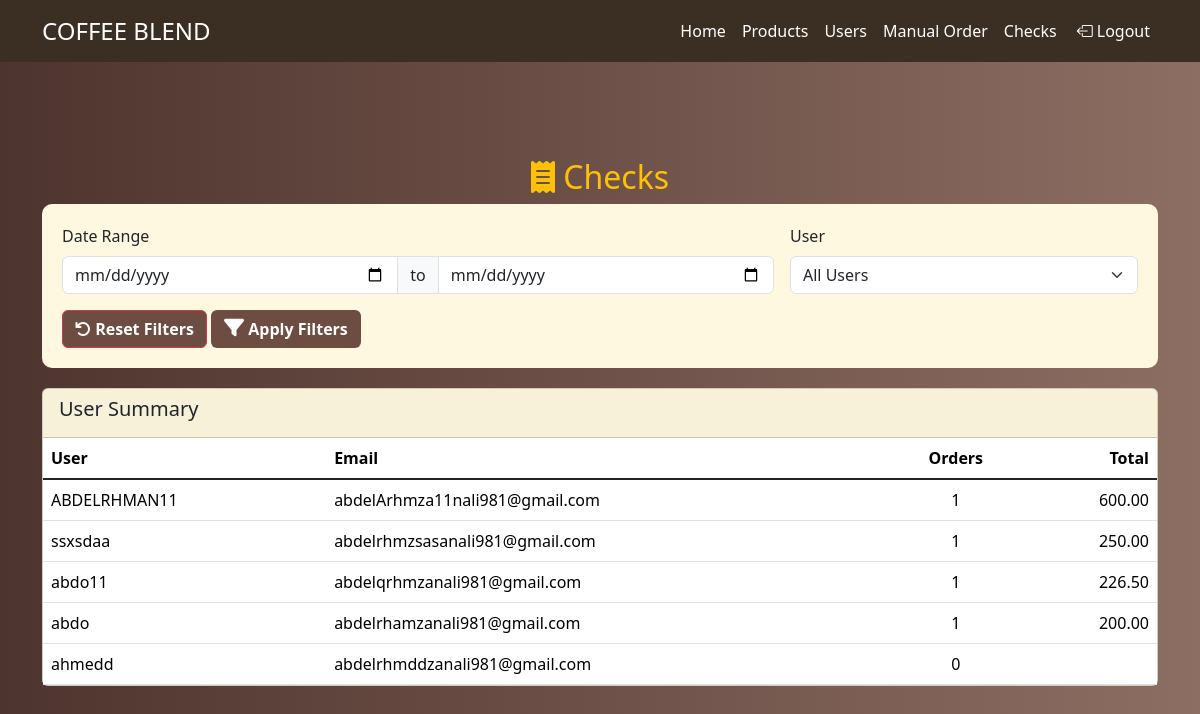
Page /check.php on the earlier database version.
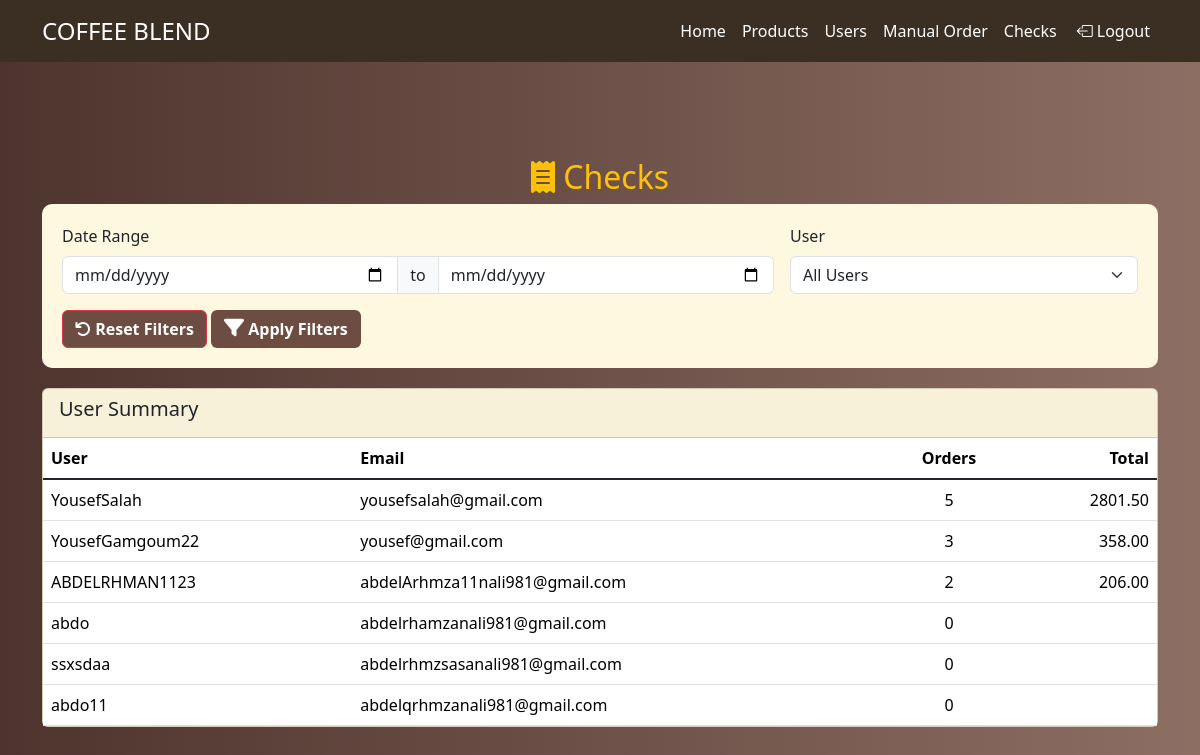
Same page on the later database version.
### tables this page shows
CREATE TABLE `users` (
  `id` int NOT NULL AUTO_INCREMENT,
  `username` varchar(50) NOT NULL,
  `email` varchar(100) NOT NULL,
  `password` varchar(255) NOT NULL,
  `profile_picture` varchar(255) DEFAULT NULL,
  `role` enum('user','admin') DEFAULT 'user',
  `created_at` timestamp NOT NULL DEFAULT CURRENT_TIMESTAMP,
  `roomno` varchar(255) NOT NULL,
  PRIMARY KEY (`id`),
  UNIQUE KEY `username` (`username`),
  UNIQUE KEY `email` (`email`)
);

### check.php (the view, shortened to what the changed rows need)
<?php
function getConnection()
{
    $DBName = "php project";
    $host = "localhost";
    $DBtype = "mysql";
    $userName = "root";
    $userPassword = "Root@123";
    try {
        $connection = new PDO("$DBtype:host=$host;dbname=$DBName", $userName, $userPassword);
        $connection->setAttribute(PDO::ATTR_ERRMODE, PDO::ERRMODE_EXCEPTION);
        return $connection;
    } catch (PDOException $e) {
        echo "Connection failed: " . $e->getMessage();
    }
}
function getFilteredChecks($filters = [])
{
    $connection = getConnection();
    $sql = "SELECT u.id as user_id, u.username, u.email,
                   COUNT(o.order_id) as order_count,
                   SUM(o.total_price) as total_amount
            FROM users u
            LEFT JOIN orders o ON u.id = o.user_id";
    $params = [];
    $sql .= " GROUP BY u.id, u.username, u.email ORDER BY total_amount DESC";
    $stmt = $connection->prepare($sql);
    $stmt->execute();
    return $stmt->fetchAll(PDO::FETCH_ASSOC);
}
$filters = [
    'date_from' => isset($_GET['date_from']) ? $_GET['date_from'] : '',
    'date_to' => isset($_GET['date_to']) ? $_GET['date_to'] : '',
    'user_id' => isset($_GET['user_id']) ? $_GET['user_id'] : ''
];
$selectedUserId = isset($_GET['view_user']) ? $_GET['view_user'] : null;
$filteredChecks = getFilteredChecks($filters);
?>
<!DOCTYPE html>
<html>
<head>
    <link href="https://cdn.jsdelivr.net/npm/bootstrap@5.1.3/dist/css/bootstrap.min.css" rel="stylesheet">
    <link rel="stylesheet" href="https://cdnjs.cloudflare.com/ajax/libs/font-awesome/6.0.0/css/all.min.css">
    <link href="https://cdnjs.cloudflare.com/ajax/libs/bootstrap/5.3.2/css/bootstrap.min.css" rel="stylesheet"
 />
    <link rel="stylesheet" href="https://cdn.jsdelivr.net/npm/bootstrap-icons@1.11.3/font/bootstrap-icons.min.css">
    <link rel="stylesheet" href="https://cdnjs.cloudflare.com/ajax/libs/font-awesome/6.7.2/css/all.min.css" />
</head>
<body>
    <div class="container pt-5 pb-5 mt-5">
        <h2 class="text-warning text-center "><i class="fas fa-receipt"></i> Checks</h2>
        <div class="card summary">
            <div class="card-body p-0">
                <div class="table-responsive">
                    <table class="table table-hover mb-0">
                        <thead>
                            <tr>
                                <th>User</th>
                                <th>Email</th>
                                <th class="text-center">Orders</th>
                                <th class="text-end">Total</th>
                            </tr>
                        </thead>
                        <tbody>
                            <?php if (empty($filteredChecks)): ?>
                            <tr>
                                <td colspan="4" class="text-center py-3">No data found for the selected filters</td>
                            </tr>
                            <?php else: ?>
                            <?php foreach ($filteredChecks as $check): ?>
                            <tr class="check-row <?php echo ($selectedUserId == $check['user_id']) ? 'active' : ''; ?>"
                                onclick="viewUserOrders(<?php echo $check['user_id']; ?>)">
                                <td><?php echo $check['username']; ?></td>
                                <td><?php echo $check['email']; ?></td>
                                <td class="text-center"><?php echo $check['order_count']; ?></td>
                                <td class="text-end"><?php echo $check['total_amount']; ?></td>
                            </tr>
                            <?php endforeach; ?>
                            <?php endif; ?>
                        </tbody>
                    </table>
                </div>
            </div>
        </div>
    </div>
</body>
</html>

Differences in the rows shown:
removed users: username "ahmedd", email "abdelrhmddzanali981@gmail.com", order_count "0"
added users: username "YousefSalah", email "yousefsalah@gmail.com", order_count "5", total_amount "2801.50"
added users: username "YousefGamgoum22", email "yousef@gmail.com", order_count "3", total_amount "358.00"
changed users "abdelArhmza11nali981@gmail.com": username "ABDELRHMAN11" → "ABDELRHMAN1123"; order_count "1" → "2"; total_amount "600.00" → "206.00"
shown differently, row unchanged: users "abdo": order_count "1" → "0"; total_amount "200.00" → (not shown); moves up the list
shown differently, row unchanged: users "ssxsdaa": order_count "1" → "0"; total_amount "250.00" → (not shown)
shown differently, row unchanged: users "abdo11": order_count "1" → "0"; total_amount "226.50" → (not shown)
